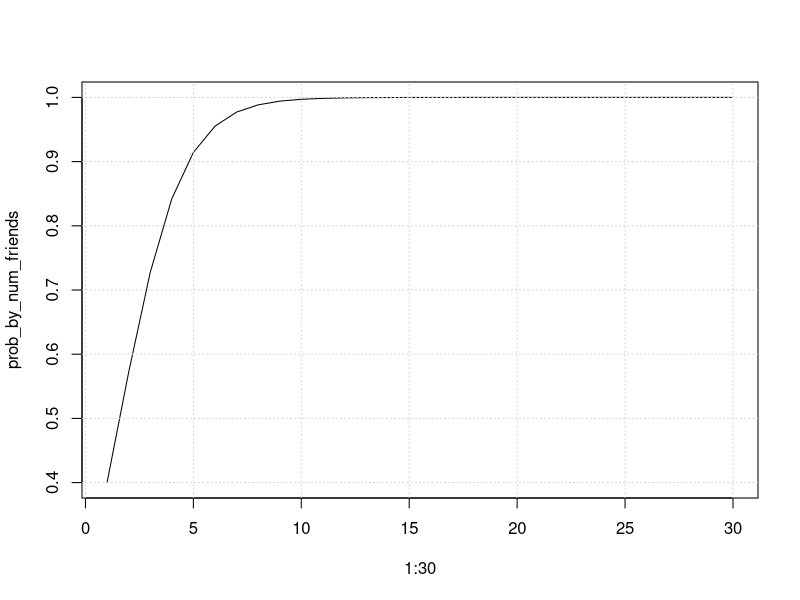

This chart was generated by the following R code:
# Probability Interview Question
#
# Source: Data Scientist Facebook interview in Spring 2014. (Menlo Park)
#
#
#----------------------
# Question: 
#  You're about to visit Seattle.  You call 3 random people in Seattle and ask each one
#  if it's raining there currently.  Each person has a 2/3 change of telling the truth,
#  and 1/3 chance of lying.  All three friends say that, yes it is raining.
#  What is the probability of it actually raining in Seattle?

# (Assume the probability of rain on any given day is 25%)
#

library(MASS)

p_rain = 0.25
p_truth = 2/3
responses = c(1, 1, 1) # '1' will stand for rain in Seattle, '0' will stand for no rain.

# Note:
# We are interested in P(R | YYY):
#
# P(R | YYY) = P( R and YYY) / P(YYY)
#
# P(YYY) = P(YYY and R) + P(YYY and R')

# We need the probability of YYY
#
# Tree:
#            __ YYY given R     =>  P(R)*P(YYY|R)   = P(R and YYY)
#           /
#     __ R <
#    /      \__ (YYY)' given R  =>  P(R)*P(YYY'|R)  = P(R and YYY')
#   /
# <          __ YYY given R'    =>  P(R')*P(YYY|R') = P(R' and YYY)
#   \       /
#    \__ R'<
#           \__ (YYY)' given R' =>  P(R')*P(YYY'|R')= P(R' and YYY')
#

p_yyy_given_r    = (p_truth)^(sum(responses))
p_yyy_given_rnot = (1-p_truth)^(sum(responses))

p_n_given_r      = (1-p_yyy_given_r)
p_n_given_rnot   = (1-p_yyy_given_rnot)

# Then P(YYY) = P(YYY and R) + P(YYY and R'):

p_yyy_and_r    = p_rain * p_yyy_given_r
p_n_and_r      = p_rain * p_n_given_r
p_yyy_and_rnot = (1-p_rain) * p_yyy_given_rnot
p_n_and_rnot   = (1-p_rain) * p_n_given_rnot

p_yyy = p_yyy_and_r + p_yyy_and_rnot

# And finally: P(R | YYY) = P( R and YYY) / P(YYY)
p_r_given_yyy = p_yyy_and_r / p_yyy

fractions(p_r_given_yyy)


# As a side note:
p_n = p_n_and_r + p_n_and_rnot
p_r_given_n = p_n_and_r/p_n  # This is the probability of it raining given
# ... not all of the friends say it is.

##----------Functionalize/Generalize it---------
p_rain = function(n_friends, p_truth, p_rain){
  p_yyy_given_r    = (p_truth)^(n_friends)
  p_yyy_given_rnot = (1-p_truth)^(n_friends)
  
  p_yyy_and_r    = p_rain * p_yyy_given_r
  p_yyy_and_rnot = (1-p_rain) * p_yyy_given_rnot
  
  p_yyy = p_yyy_and_r + p_yyy_and_rnot
  
  p_r_given_yyy = p_yyy_and_r / p_yyy
  
  return(p_r_given_yyy)
}

p_rain(3, 2/3, 0.25)

# Plot n_friends vs outcome:

prob_by_num_friends = sapply(1:30, function(x) p_rain(x, 2/3, 0.25))

plot(1:30, prob_by_num_friends, type="l")
grid()

